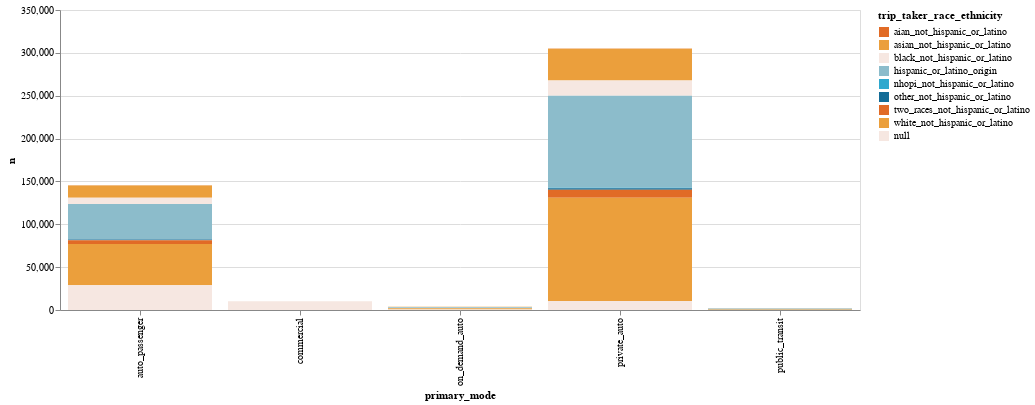

Write notebook code for a chart like this one.
### Code cell
chart = (
        alt.Chart(race_ethnicity_by_mode)
        .mark_bar()
        .encode(
            x=alt.X("primary_mode"),
            y=alt.Y("n"),
            color=alt.Color("trip_taker_race_ethnicity", scale=alt.Scale(range = cp.CALITP_DIVERGING_COLORS,
                                                                         domain=race_ethnicity_by_mode["trip_taker_race_ethnicity"].unique().tolist())
            ),
            tooltip=race_ethnicity_by_mode.columns.tolist())
            
      .properties(
    width=800,
    height=300)
        )
chart

### Figure 1 — Vega-Lite specification as saved in the notebook (floating-point values rounded to 4 significant figures)
{"config": {"view": {"continuousWidth": 300, "continuousHeight": 300}}, "data": {"name": "data-a66a70d85b32c8dcb3d5a3f0cef4541c"}, "mark": {"type": "bar"}, "encoding": {"color": {"field": "trip_taker_race_ethnicity", "scale": {"domain": ["aian_not_hispanic_or_latino", "asian_not_hispanic_or_latino", "black_not_hispanic_or_latino", "hispanic_or_latino_origin", "nhopi_not_hispanic_or_latino", "other_not_hispanic_or_latino", "two_races_not_hispanic_or_latino", "white_not_hispanic_or_latino", NaN], "range": ["#E16B26", "#EB9F3C", "#f6e7e1", "#8CBCCB", "#2EA8CE", "#136C97"]}, "type": "nominal"}, "tooltip": [{"field": "primary_mode", "type": "nominal"}, {"field": "trip_taker_race_ethnicity", "type": "nominal"}, {"field": "n", "type": "quantitative"}], "x": {"field": "primary_mode", "type": "nominal"}, "y": {"field": "n", "type": "quantitative"}}, "height": 300, "width": 800, "$schema": "https://vega.github.io/schema/vega-lite/v5.14.1.json", "datasets": {"data-a66a70d85b32c8dcb3d5a3f0cef4541c": [{"primary_mode": "auto_passenger", "trip_taker_race_ethnicity": "aian_not_hispanic_or_latino", "n": 170}, {"primary_mode": "auto_passenger", "trip_taker_race_ethnicity": "asian_not_hispanic_or_latino", "n": 14465}, {"primary_mode": "auto_passenger", "trip_taker_race_ethnicity": "black_not_hispanic_or_latino", "n": 7077}, {"primary_mode": "auto_passenger", "trip_taker_race_ethnicity": "hispanic_or_latino_origin", "n": 41505}, {"primary_mode": "auto_passenger", "trip_taker_race_ethnicity": "nhopi_not_hispanic_or_latino", "n": 166}, {"primary_mode": "auto_passenger", "trip_taker_race_ethnicity": "other_not_hispanic_or_latino", "n": 816}, {"primary_mode": "auto_passenger", "trip_taker_race_ethnicity": "two_races_not_hispanic_or_latino", "n": 4434}, {"primary_mode": "auto_passenger", "trip_taker_race_ethnicity": "white_not_hispanic_or_latino", "n": 48054}, {"primary_mode": "auto_passenger", "trip_taker_race_ethnicity": null, "n": 28818}, {"primary_mode": "commercial", "trip_taker_race_ethnicity": null, "n": 10154}, {"primary_mode": "on_demand_auto", "trip_taker_race_ethnicity": "aian_not_hispanic_or_latino", "n": 5}, {"primary_mode": "on_demand_auto", "trip_taker_race_ethnicity": "asian_not_hispanic_or_latino", "n": 369}, {"primary_mode": "on_demand_auto", "trip_taker_race_ethnicity": "black_not_hispanic_or_latino", "n": 196}, {"primary_mode": "on_demand_auto", "trip_taker_race_ethnicity": "hispanic_or_latino_origin", "n": 1122}, {"primary_mode": "on_demand_auto", "trip_taker_race_ethnicity": "nhopi_not_hispanic_or_latino", "n": 5}, {"primary_mode": "on_demand_auto", "trip_taker_race_ethnicity": "other_not_hispanic_or_latino", "n": 24}, {"primary_mode": "on_demand_auto", "trip_taker_race_ethnicity": "two_races_not_hispanic_or_latino", "n": 102}, {"primary_mode": "on_demand_auto", "trip_taker_race_ethnicity": "white_not_hispanic_or_latino", "n": 1368}, {"primary_mode": "on_demand_auto", "trip_taker_race_ethnicity": null, "n": 595}, {"primary_mode": "private_auto", "trip_taker_race_ethnicity": "aian_not_hispanic_or_latino", "n": 401}, {"primary_mode": "private_auto", "trip_taker_race_ethnicity": "asian_not_hispanic_or_latino", "n": 36971}, {"primary_mode": "private_auto", "trip_taker_race_ethnicity": "black_not_hispanic_or_latino", "n": 17876}, {"primary_mode": "private_auto", "trip_taker_race_ethnicity": "hispanic_or_latino_origin", "n": 107307}, {"primary_mode": "private_auto", "trip_taker_race_ethnicity": "nhopi_not_hispanic_or_latino", "n": 558}, {"primary_mode": "private_auto", "trip_taker_race_ethnicity": "other_not_hispanic_or_latino", "n": 1752}, {"primary_mode": "private_auto", "trip_taker_race_ethnicity": "two_races_not_hispanic_or_latino", "n": 9192}, {"primary_mode": "private_auto", "trip_taker_race_ethnicity": "white_not_hispanic_or_latino", "n": 120648}, {"primary_mode": "private_auto", "trip_taker_race_ethnicity": null, "n": 10395}, {"primary_mode": "public_transit", "trip_taker_race_ethnicity": "asian_not_hispanic_or_latino", "n": 270}, {"primary_mode": "public_transit", "trip_taker_race_ethnicity": "black_not_hispanic_or_latino", "n": 134}, {"primary_mode": "public_transit", "trip_taker_race_ethnicity": "hispanic_or_latino_origin", "n": 1186}, {"primary_mode": "public_transit", "trip_taker_race_ethnicity": "nhopi_not_hispanic_or_latino", "n": 1}, {"primary_mode": "public_transit", "trip_taker_race_ethnicity": "other_not_hispanic_or_latino", "n": 12}, {"primary_mode": "public_transit", "trip_taker_race_ethnicity": "two_races_not_hispanic_or_latino", "n": 54}, {"primary_mode": "public_transit", "trip_taker_race_ethnicity": "white_not_hispanic_or_latino", "n": 498}, {"primary_mode": "public_transit", "trip_taker_race_ethnicity": null, "n": 56}]}}
